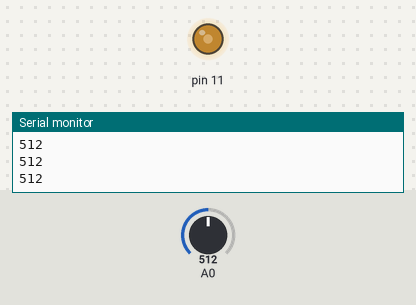
Simulated run of this sketch. Board: Arduino Uno, built with avr-gcc and run on an emulated ATmega328P. Parts: output pins drawn as LEDs (lit = HIGH), the last lines printed to the serial monitor. The test bench sets the inputs (shaded band); at power-on: A0 = 512.

Above: at 1.2 s.
1.3 s: A0 set to 0
At 1.69 s:
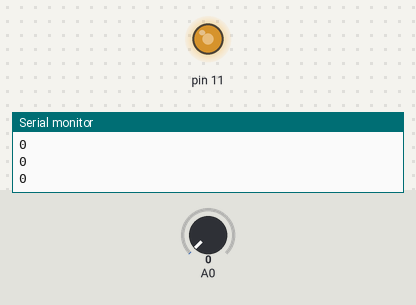
4.3 s: A0 set to 122
At 5.06 s:
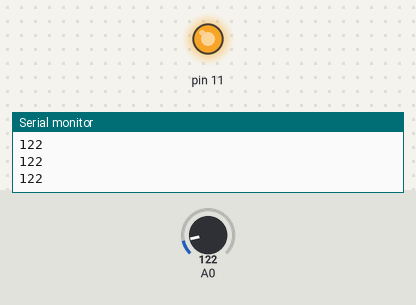
Timing chart, 0 to 13.3 s (numbered marks = the images above; inputs shaded):
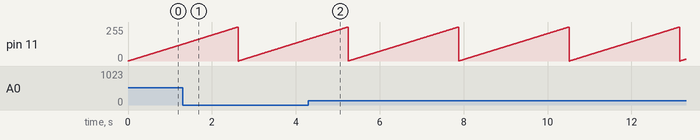

Measured:
- by itself, pin 11: ramps from 0/255 to 255/255 and jumps back, once every 2.6 s

The sketch:

04_Analog.ino
```cpp
int brightness = 0;

void setup()
{
  // Serielle Schnittstelle starten und IO konfigurieren
  Serial.begin(115200);
  pinMode(11, OUTPUT);
  pinMode(A0, INPUT);
}

void loop()
{
  // vom Pin A0 eingelesenen Analogwert an Computer senden
  Serial.println(analogRead(A0));

  // Pin 11 "analog" (per PWM) auf den Wert von brightness setzen
  // nicht alle Pins können PWM!
  // https://www.arduino.cc/reference/en/language/functions/analog-io/analogwrite/
  analogWrite(11, brightness);

  // brightness erhöhen, bis Maximalwert erreicht wird. Dann zurücksetzen
  brightness++;
  if(brightness > 255)
  {
    brightness = 0;
  }

  // kurz warten, um Effekt sehen zu können
  delay(10);
}
```
